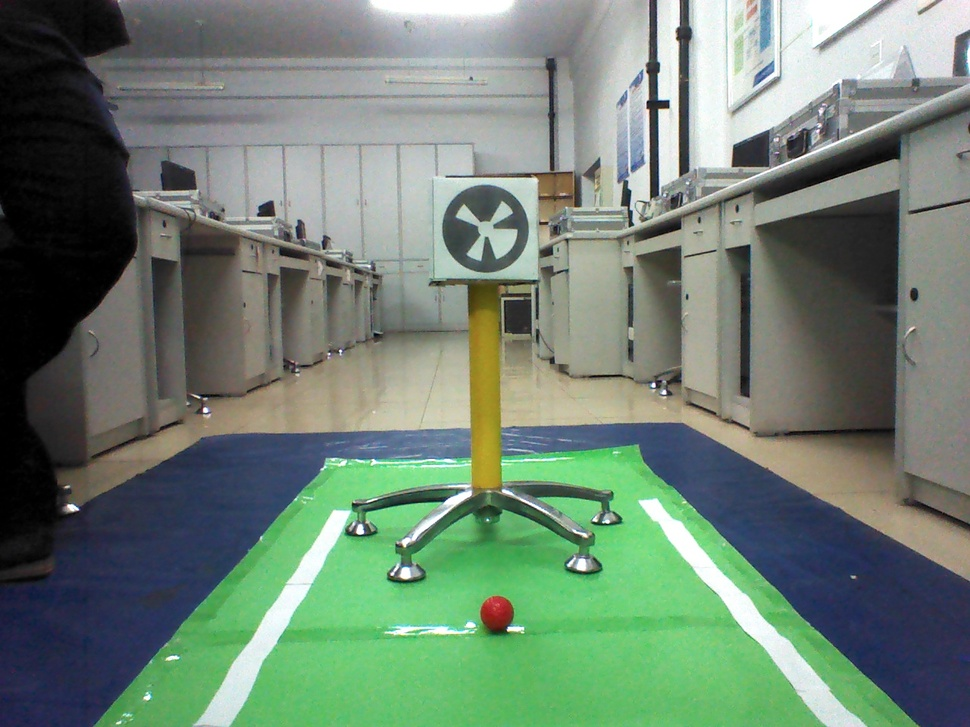
#> input picture 05 Changing Color-space/image.jpg, 970 x 727 px, shrunk from 1280 x 960 before the run
$ python change_img_colorspace.py   (older library calls are emulated)
#> lines starting #> are read from the running program, lines starting #| are printed output that depends on the picture; after the words box and inside, x2 and y2 are one past the last pixel; in counts of white or black regions, pixels touching at a corner belong together
import cv2
import numpy as np

img = cv2.imread('image.jpg')
#> img is the input picture: shape (727, 970, 3); mean B, G, R 114.1, 129.5, 110.8
hsv = cv2.cvtColor(img,cv2.COLOR_BGR2HSV)
#> hsv: shape (727, 970, 3); mean H, S, V 64.5, 57.2, 136.1
lower_yellow = np.array([20,70,46])
upper_yellow = np.array([34,255,255])
mask = cv2.inRange(hsv, lower_yellow, upper_yellow)
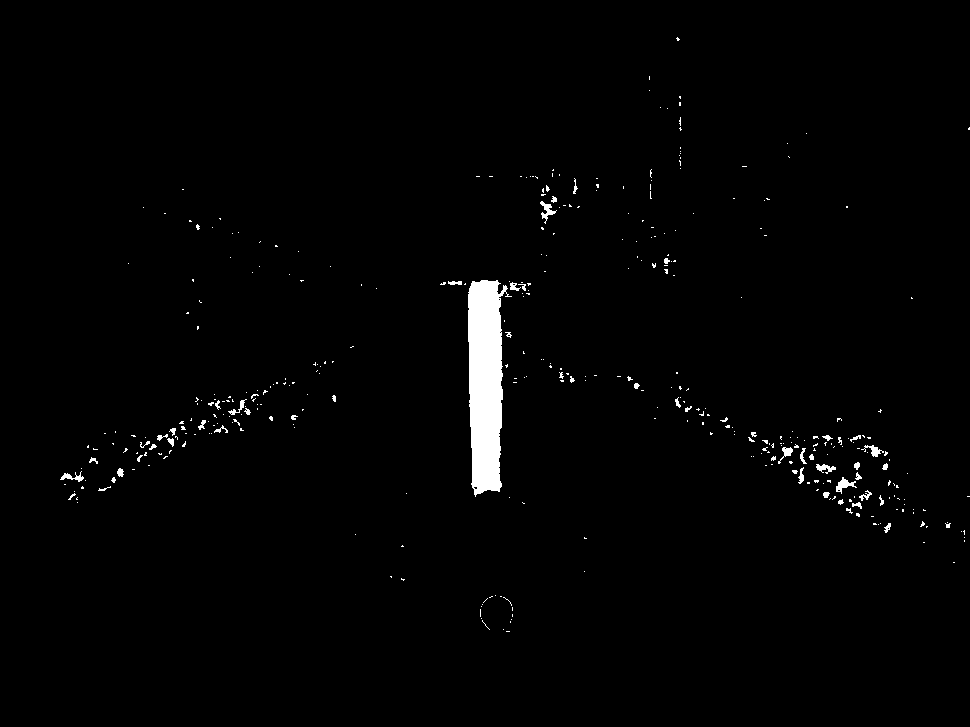
#> mask: shape (727, 970); 1.4% white; 393 white regions (343 under 20 px), largest, box (x1, y1, x2, y2) and area: (468, 280, 512, 497) 6630, (836, 477, 857, 494) 142, (540, 201, 557, 224) 134

kernel = np.ones((5,5),np.uint8)
morph = cv2.morphologyEx(mask,cv2.MORPH_OPEN,kernel)
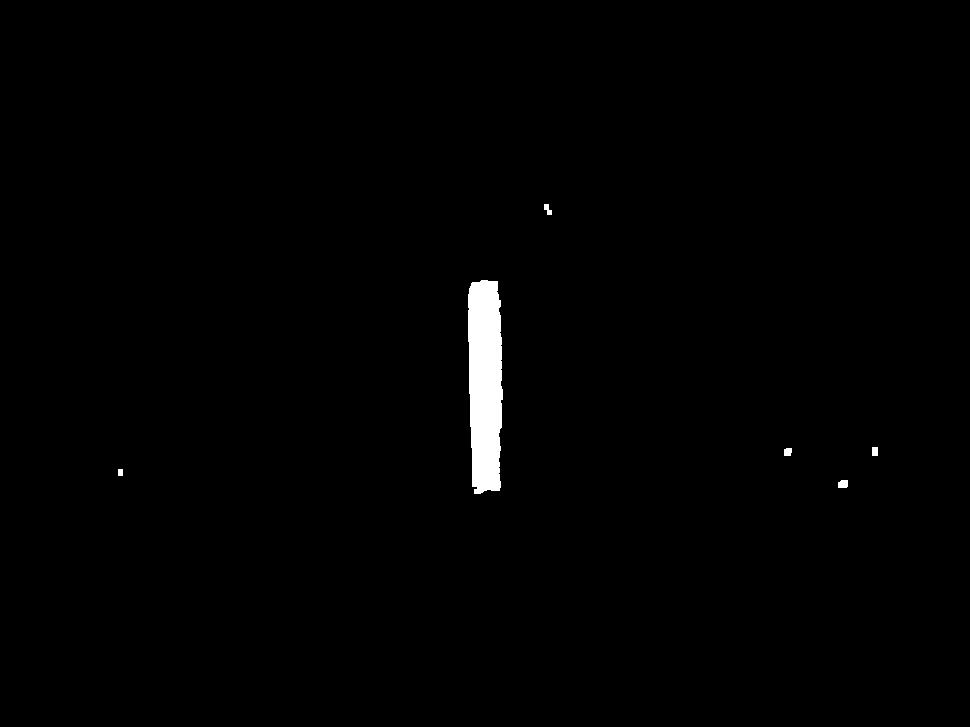
#> morph: shape (727, 970); 0.96% white; 6 white regions

im2,contours, hierarchy = cv2.findContours(morph,cv2.RETR_TREE,cv2.CHAIN_APPROX_SIMPLE)
#> contours = 6 contours; box (x1, y1, x2, y2) and area: (468, 280, 503, 494) 6281, (838, 480, 848, 488) 58, (784, 448, 792, 456) 45, (872, 447, 878, 456) 40, (544, 204, 552, 215) 38, (118, 469, 123, 476) 24


if len(contours):
  area_max = 0
  MA = 0
  for i in range(len(contours)):
      area = cv2.contourArea(contours[i])
      if area > area_max:
          area_max = area
          MA = i
#> this loop made 6 passes
#> (area, area_max, MA) on passes 1, 5: (58.5, 58.5, 0), (6281, 6281, 4)
#> area on passes 2, 3, 4, 6: 24, 45, 40, 38
#> after the loop, MA = 4; area_max = 6281
  if area_max > 25:
      x,y,w,h = cv2.boundingRect(contours[MA])
#> x = 468; y = 280; w = 35; h = 214
      cv2.rectangle(img,(x,y),(x+w,y+h),(0,255,0),2)
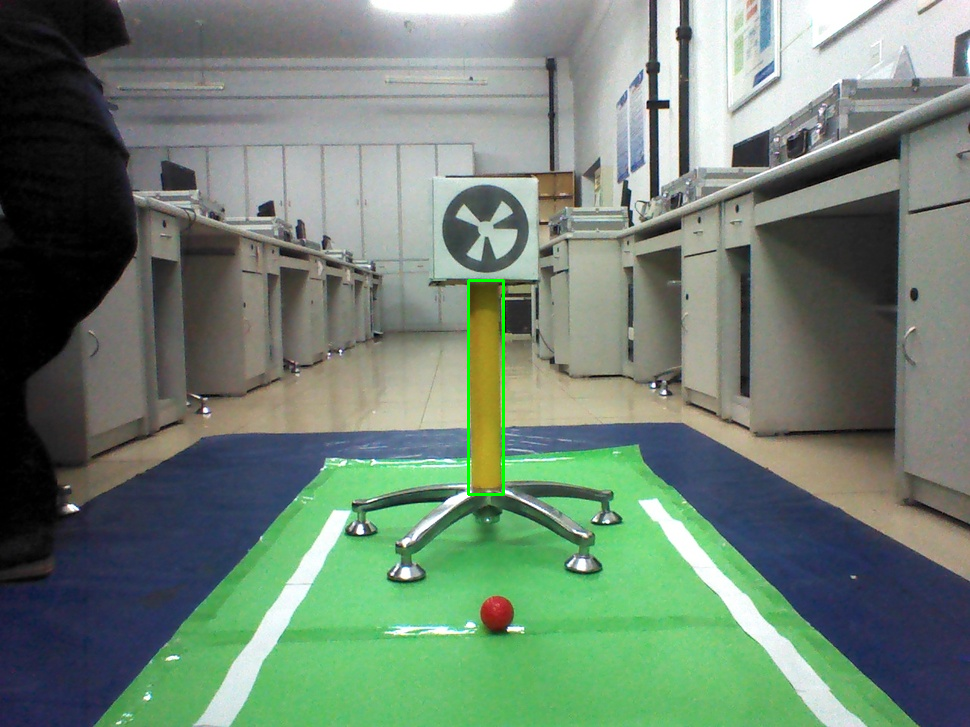
#> img: shape (727, 970, 3); 0.21% of pixels changed, all inside (x1, y1, x2, y2) = (467, 279, 505, 496)
      M = cv2.moments(contours[MA])
#> M = moments, m00 6281, centre m10/m00, m01/m00 = (484.8, 383.4)
      cx = int(M['m10']/M['m00'])
#> cx = 484
      cy = int(M['m01']/M['m00'])
#> cy = 383
      cv2.circle(img,(cx,cy),5,(0,0,255),-1)
#> img: shape (727, 970, 3); 0.01% of pixels changed, all inside (x1, y1, x2, y2) = (479, 378, 490, 389)
res = cv2.bitwise_and(img,img,mask= morph)
gray = cv2.cvtColor(img,cv2.COLOR_BGR2GRAY)
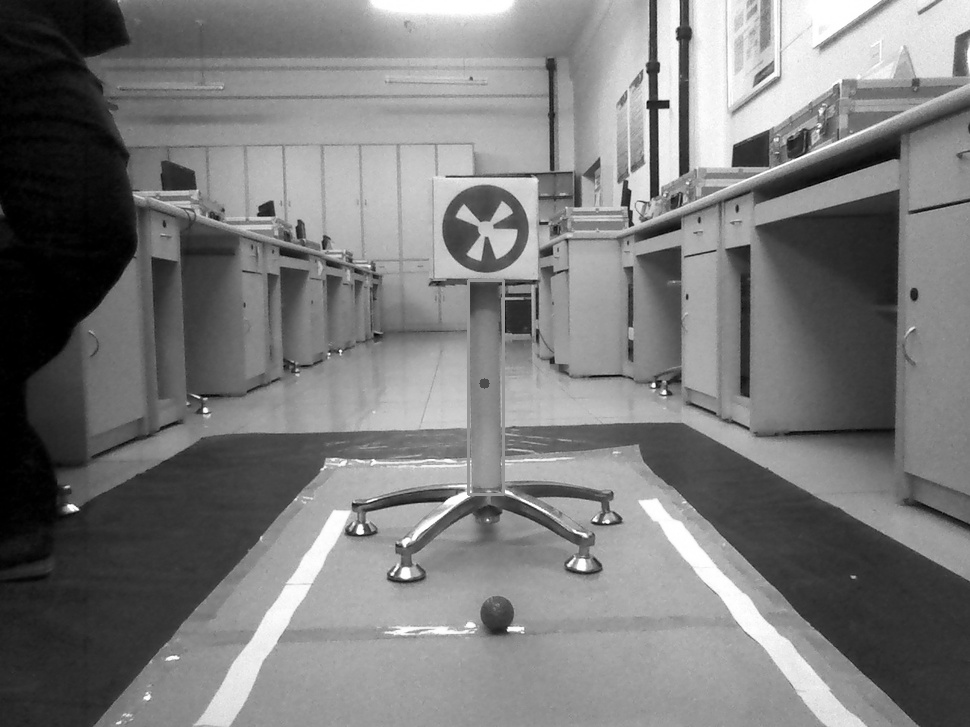
#> gray: shape (727, 970); min 0, max 255, mean 122.2
cv2.putText(img,str([cx,cy]),(cx+10,cy-10), 1, 2,(255,255,255),1,cv2.LINE_AA)
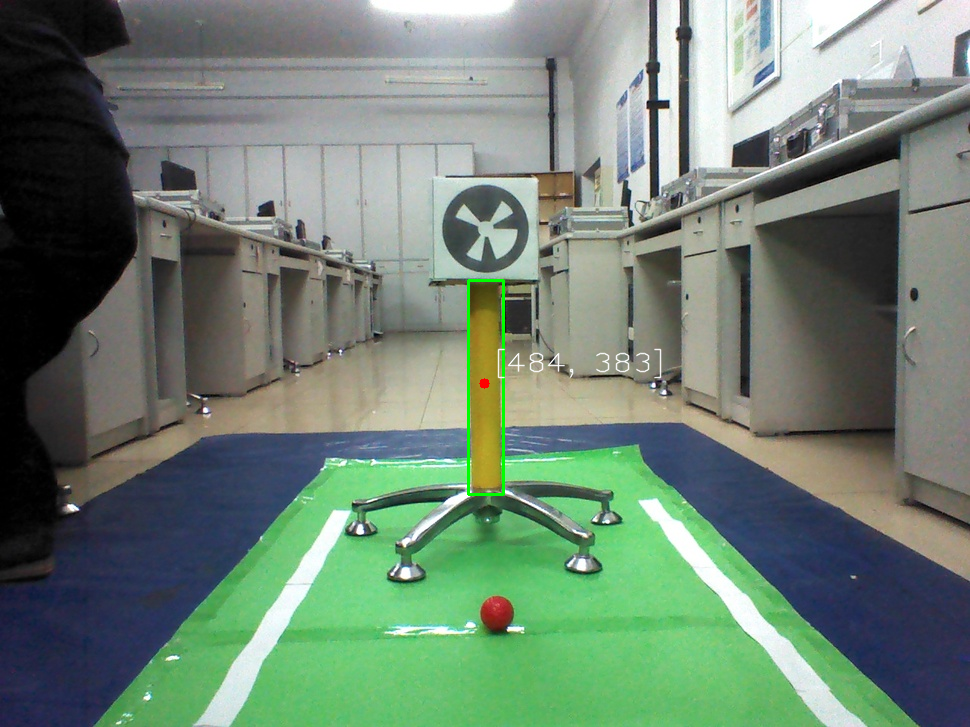
#> img: shape (727, 970, 3); mean B, G, R 114, 129.8, 110.6
cv2.imshow('image',img)
while(1):
      k = cv2.waitKey(5) & 0xFF
#> (key Esc is pressed here)
      if k == 27:
            break
cv2.destroyAllWindows()
